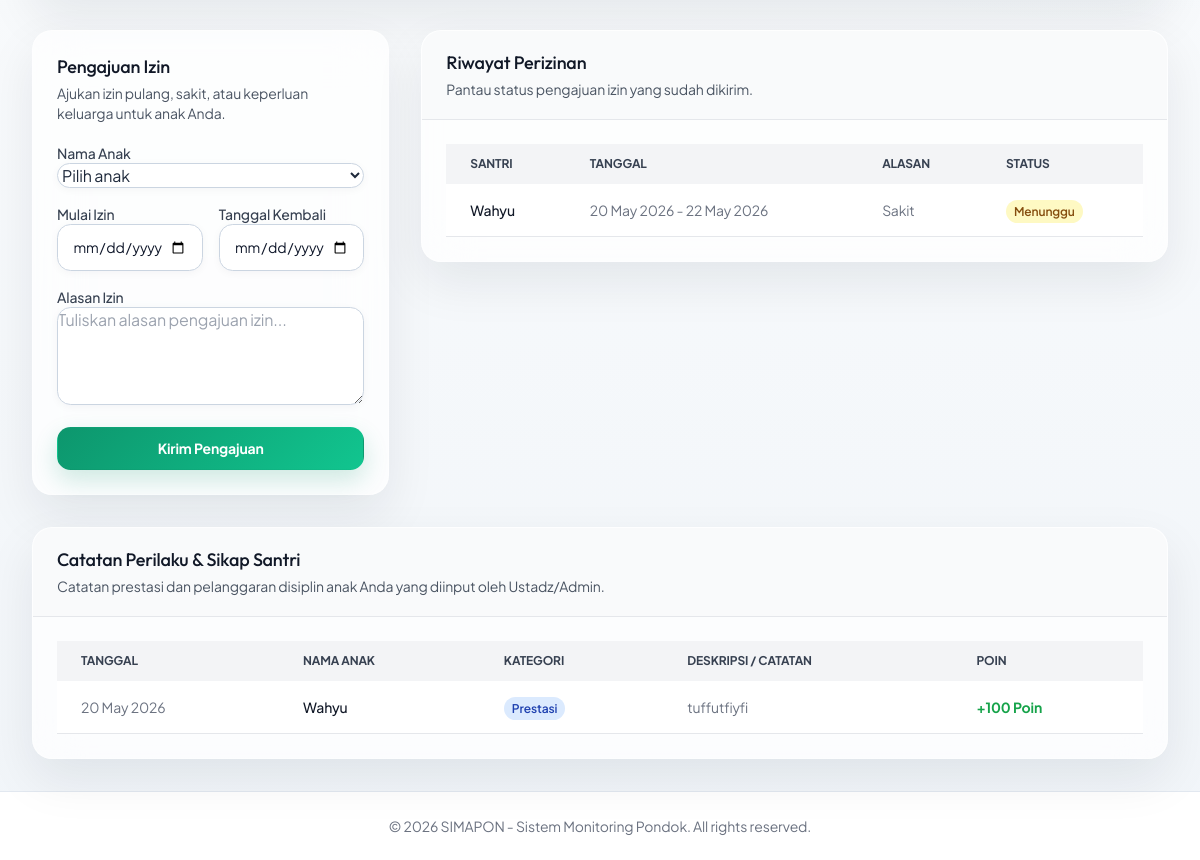
Before: /dashboard/parent/ (signed in, lower part) with the older database file.
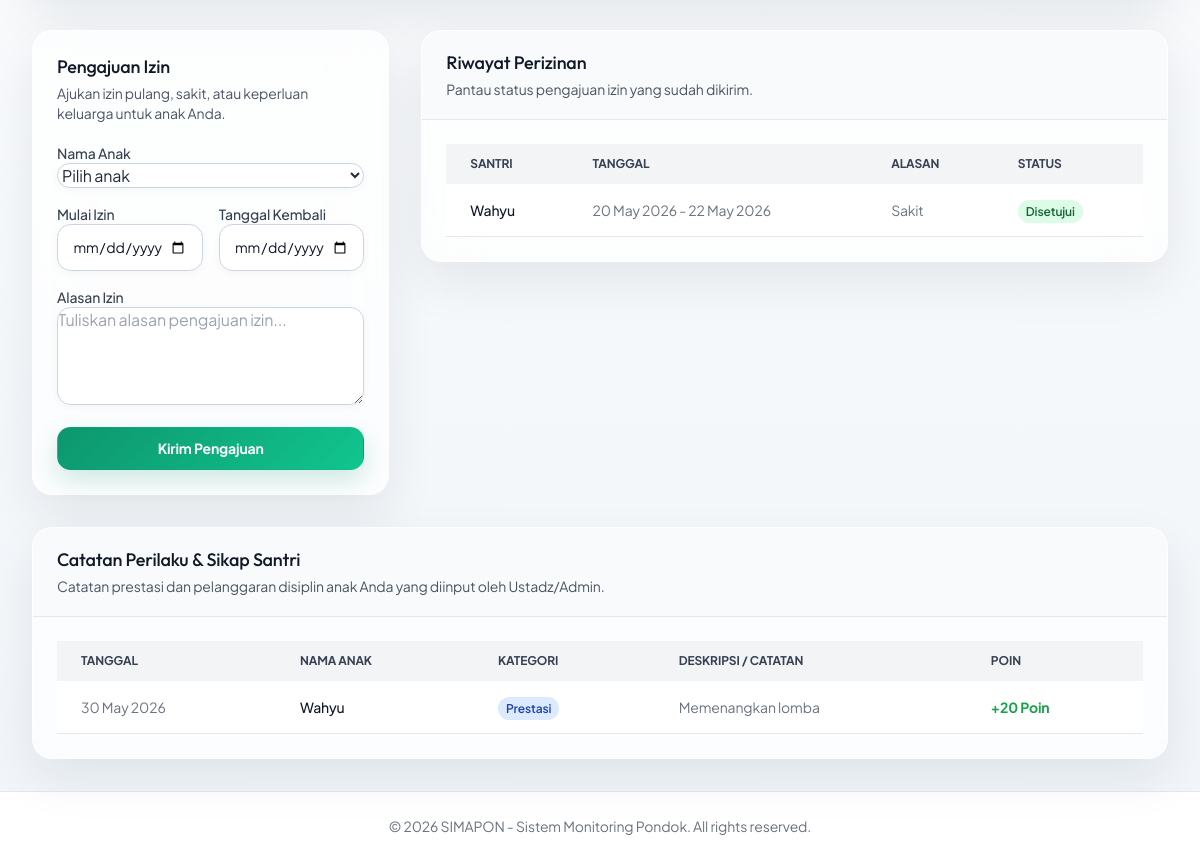
After: the same page with the newer database file.
### permits/models.py (models this page shows, shortened)
class Permit(models.Model):
    STATUS_CHOICES = [
        ('menunggu', 'Menunggu Persetujuan'),
        ('disetujui', 'Disetujui'),
        ('ditolak', 'Ditolak'),
    ]
    student = models.ForeignKey(Student, on_delete=models.CASCADE, related_name='permits')
    reason = models.TextField(verbose_name="Alasan Izin")
    start_date = models.DateField(verbose_name="Tanggal Mulai")
    end_date = models.DateField(verbose_name="Tanggal Kembali")
    status = models.CharField(max_length=20, choices=STATUS_CHOICES, default='menunggu')
    created_at = models.DateTimeField(auto_now_add=True)
    class Meta:
        db_table = 'simapon_perizinan'

### students/models.py (models this page shows, shortened)
class Student(models.Model):
    parent = models.ForeignKey(settings.AUTH_USER_MODEL, on_delete=models.CASCADE, related_name='children', limit_choices_to={'is_parent': True}, blank=True, null=True)
    nis = models.CharField(max_length=20, unique=True, verbose_name="NIS")
    name = models.CharField(max_length=100, verbose_name="Nama Lengkap")
    grade = models.CharField(max_length=50, verbose_name="Kelas")
    birth_date = models.DateField(verbose_name="Tanggal Lahir")
    photo = models.ImageField(upload_to=get_student_upload_path, blank=True, null=True, verbose_name="Foto Santri")
    class Meta:
        db_table = 'simapon_santri'

### behavior/models.py (models this page shows, shortened)
class BehaviorNote(models.Model):
    CATEGORY_CHOICES = [
        ('prestasi', 'Prestasi'),
        ('pelanggaran', 'Pelanggaran'),
    ]
    student = models.ForeignKey(Student, on_delete=models.CASCADE, related_name='behavior_notes')
    category = models.CharField(max_length=20, choices=CATEGORY_CHOICES)
    description = models.TextField(verbose_name="Deskripsi")
    points = models.IntegerField(verbose_name="Poin")
    date = models.DateField(auto_now_add=True, verbose_name="Tanggal")
    class Meta:
        db_table = 'simapon_catatan_perilaku'

### users/views.py (the view, shortened to what this page needs)
# urls.py: path('dashboard/parent/', views.parent_dashboard, name='parent_dashboard'),
@login_required
def parent_dashboard(request):
    children = request.user.children.all()
    report = ParentDashboardReport(request.user)
    context = report.get_summary()
    return render(request, 'dashboards/parent/index.html', context)

### users/context_processors.py (called while the page is built)
def notifications_processor(request):
    if request.user.is_authenticated:
        latest_notifications = request.user.notifications.all()[:10]
        unread_count = request.user.notifications.filter(is_read=False).count()
        return {
            'latest_notifications': latest_notifications,
            'unread_notifications_count': unread_count,
        }
    return {}

### users/reports.py (called while the page is built)
    def get_summary(self):
        children = self._user.children.all()
        payments = Payment.objects.filter(student__parent=self._user).select_related('student').order_by('-created_at')
        return {
            'children': children,
            'payments': payments,
            'children_count': children.count(),
            'pending_payments_count': payments.exclude(status='lunas').count(),
            'behavior_notes': BehaviorNote.objects.filter(student__parent=self._user).select_related('student').order_by('-date', '-id'),
            'permits': Permit.objects.filter(student__parent=self._user).select_related('student').order_by('-created_at'),
        }

### templates/dashboards/parent/index.html (shortened to what the changed rows need)
{% extends 'base.html' %} {% block content %}
<div class="max-w-7xl mx-auto px-4 sm:px-6 lg:px-8 py-8">
  <div class="grid grid-cols-1 lg:grid-cols-3 gap-8 mt-8">
    <div class="lg:col-span-2">
      <div class="bg-white shadow overflow-hidden sm:rounded-lg">
        <div class="p-6 overflow-x-auto">
          <table class="datatable w-full text-left text-sm text-gray-500">
            <thead class="text-xs text-gray-700 uppercase bg-gray-100">
              <tr>
                <th class="px-6 py-3">Santri</th>
                <th class="px-6 py-3">Tanggal</th>
                <th class="px-6 py-3">Alasan</th>
                <th class="px-6 py-3">Status</th>
              </tr>
            </thead>
            <tbody>
              {% for permit in permits %}
              <tr class="bg-white border-b hover:bg-gray-50 transition-colors">
                <td class="px-6 py-4 font-medium text-gray-900">{{ permit.student.name }}</td>
                <td class="px-6 py-4">{{ permit.start_date|date:"d M Y" }} - {{ permit.end_date|date:"d M Y" }}</td>
                <td class="px-6 py-4">{{ permit.reason }}</td>
                <td class="px-6 py-4">
                  {% if permit.status == 'disetujui' %}
                  <span class="px-2 py-1 text-xs font-semibold rounded-full bg-green-100 text-green-800">Disetujui</span>
                  {% elif permit.status == 'ditolak' %}
                  <span class="px-2 py-1 text-xs font-semibold rounded-full bg-red-100 text-red-800">Ditolak</span>
                  {% else %}
                  <span class="px-2 py-1 text-xs font-semibold rounded-full bg-yellow-100 text-yellow-800">Menunggu</span>
                  {% endif %}
                </td>
              </tr>
              {% empty %}
              <tr>
                <td colspan="4" class="px-6 py-4 text-center text-gray-500">
                  Belum ada pengajuan izin.
                </td>
              </tr>
              {% endfor %}
            </tbody>
          </table>
        </div>
      </div>
    </div>
  </div>
  <div class="bg-white shadow overflow-hidden sm:rounded-lg mt-8">
    <div class="p-6 overflow-x-auto">
      <table class="datatable w-full text-left text-sm text-gray-500">
        <thead class="text-xs text-gray-700 uppercase bg-gray-100">
          <tr>
            <th class="px-6 py-3">Tanggal</th>
            <th class="px-6 py-3">Nama Anak</th>
            <th class="px-6 py-3">Kategori</th>
            <th class="px-6 py-3">Deskripsi / Catatan</th>
            <th class="px-6 py-3">Poin</th>
          </tr>
        </thead>
        <tbody>
          {% for note in behavior_notes %}
          <tr class="bg-white border-b hover:bg-gray-50 transition-colors">
            <td class="px-6 py-4">{{ note.date|date:"d M Y" }}</td>
            <td class="px-6 py-4 font-medium text-gray-900">
              {{ note.student.name }}
            </td>
            <td class="px-6 py-4">
              {% if note.category == 'prestasi' %}
              <span class="px-2 py-1 text-xs font-semibold rounded-full bg-blue-100 text-blue-800">
                Prestasi
              </span>
              {% else %}
              <span class="px-2 py-1 text-xs font-semibold rounded-full bg-red-100 text-red-800">
                Pelanggaran
              </span>
              {% endif %}
            </td>
            <td class="px-6 py-4">
              {{ note.description }}
            </td>
            <td class="px-6 py-4 font-bold">
              {% if note.category == 'prestasi' %}
              <span class="text-green-600">+{{ note.points }} Poin</span>
              {% else %}
              <span class="text-red-600">-{{ note.points }} Poin</span>
              {% endif %}
            </td>
          </tr>
          {% empty %}
          <tr>
            <td colspan="5" class="px-6 py-4 text-center text-gray-500">
              Belum ada catatan perilaku untuk anak Anda.
            </td>
          </tr>
          {% endfor %}
        </tbody>
      </table>
    </div>
  </div>
</div>
{% endblock %}

Changed rows visible on the page:
removed BehaviorNote: date "20 May 2026", student.name "Wahyu", category "Prestasi", description "tuffutfiyfi", points "100"
changed Permit "Sakit": status "Menunggu" → "Disetujui"
added BehaviorNote: date "30 May 2026", student.name "Wahyu", category "Prestasi", description "Memenangkan lomba", points "20"
